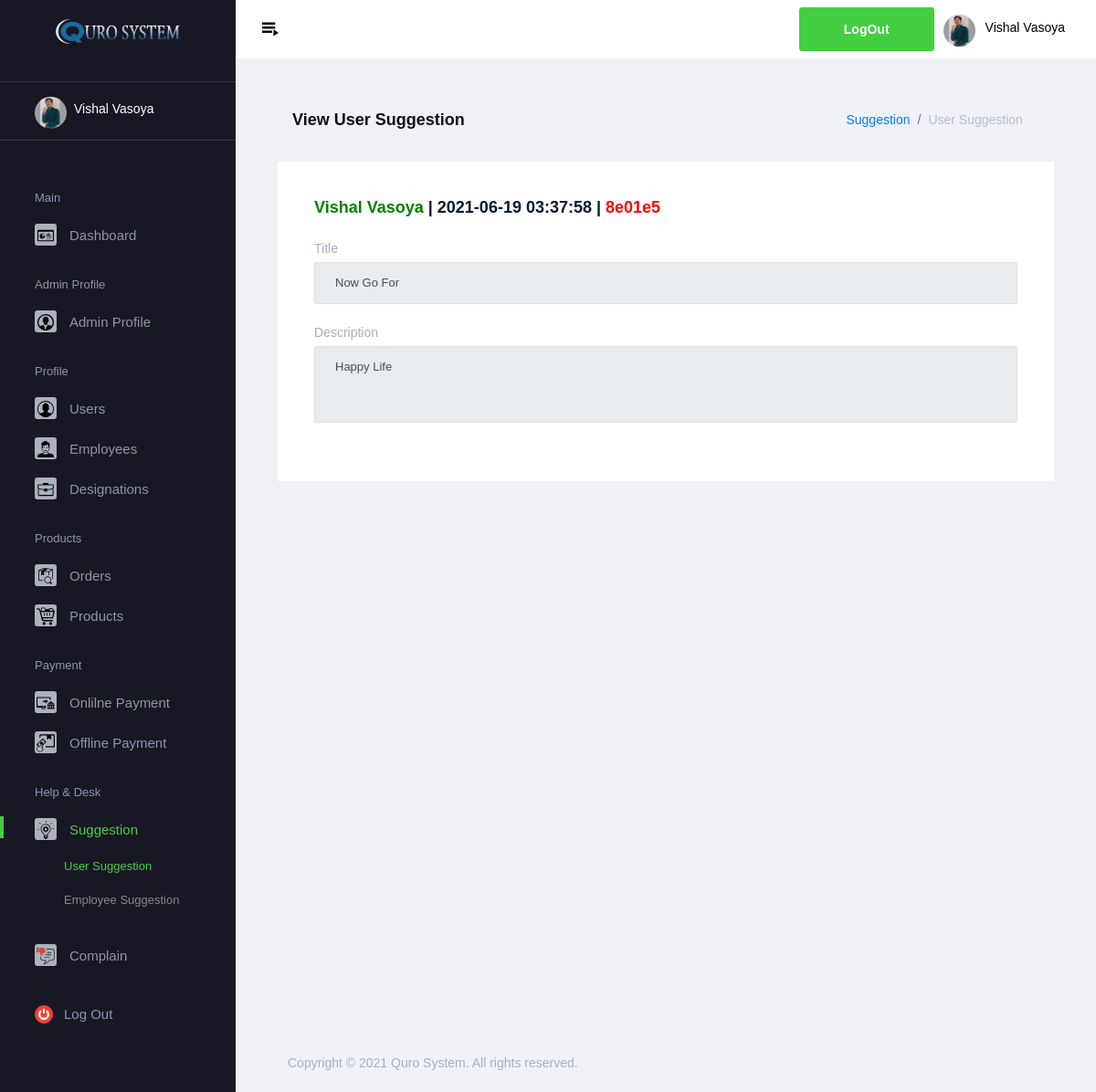
Page /qrsystem/admin/view_user_suggestion.php (signed in) on the committed database.
### tables this page shows
CREATE TABLE `suggestion` (
  `sid` varchar(25) NOT NULL,
  `stitle` varchar(100) NOT NULL,
  `sdesc` varchar(250) NOT NULL,
  `img` varchar(200) DEFAULT NULL,
  `id` varchar(30) NOT NULL,
  `name` varchar(40) NOT NULL,
  `email` varchar(50) NOT NULL,
  `mno` varchar(15) NOT NULL,
  `desig` varchar(50) NOT NULL,
  `stamp` timestamp NOT NULL DEFAULT current_timestamp()
);

### qrsystem/admin/view_user_suggestion.php (the view, shortened to what this page needs)
<?php
include "../../conn.php";
?>
<!DOCTYPE html>
<html lang="en">
<head>
    <link rel="stylesheet" href="../../assets/vendors/mdi/css/materialdesignicons.min.css">
    <link rel="stylesheet" href="../../assets/vendors/flag-icon-css/css/flag-icon.min.css">
    <link rel="stylesheet" href="../../assets/vendors/css/vendor.bundle.base.css">
    <link rel="stylesheet" href="../../assets/css/demo_1/style.css">
</head>
<body>
    <div class="container-scroller">
        <?php
    if(isset($_SESSION['aname']) && isset($_SESSION['aid']) && isset($_SESSION['aemail']) && isset($_SESSION['aimg']))
    {
        include "themes/header.php";
    }
    else
    {
        header("location:../../login.php");
    }
    ?>
        <div class="container-fluid page-body-wrapper">
            <?php
    if(isset($_SESSION['aname']) && isset($_SESSION['aid']) && isset($_SESSION['aemail']) && isset($_SESSION['aimg']))
    {
        include "themes/sidebar.php";
    }
    else
    {
        header("location:../../login.php");
    }
    ?>
            <div class="main-panel">
                <div class="content-wrapper">
                    <div class="page-header">
                        <h3 class="page-title">View User Suggestion</h3>
                        <nav aria-label="breadcrumb">
                            <ol class="breadcrumb">
                                <li class="breadcrumb-item"><a href="#">Suggestion</a></li>
                                <li class="breadcrumb-item active" aria-current="page">User Suggestion</li>
                            </ol>
                        </nav>
                    </div>
                    <div class="row">
                        <?php
            if(isset($_SESSION['aname']) && isset($_SESSION['aid']) && isset($_SESSION['aemail']) && isset($_SESSION['aimg']))
            {
                $q1="select * from suggestion where desig='USER'";
                if($r1=mysqli_query($conn,$q1))
                {
                    while($num=mysqli_fetch_assoc($r1))
                    {
                        echo '
                        <div class="col-12 grid-margin stretch-card">
                        <div class="card">
                          <div class="card-body">
                            <h4 class="card-title"><font style="color:green">'.$num['name'].'</font>  |  '.$num['stamp'].' | <font color="red">' .$num['sid'].'</font></h4>
                              <div class="form-group">
                                <label for="exampleInputPassword4">Title</label>
                                <input type="text" class="form-control" id="title" name="title" value="'.$num['stitle'].'" disabled>
                              </div>
                              <div class="form-group">
                                <label for="exampleTextarea1">Description</label>
                                <textarea class="form-control" id="desc" name="desc" rows="4" disabled>'.$num['sdesc'].'</textarea>
                              </div>
                          </div>
                        </div>
                      </div>
                    ';
                    }
                }
            }
             ?>
                    </div>
                </div>
                <?php include "../../footer.php"; ?>
            </div>
        </div>
    </div>
</body>
</html>

### rows in the picture
suggestion: name "Vishal Vasoya", stamp "2021-06-19 03:37:58", sid "8e01e5", title "Now Go For", desc "Happy Life"

### other values in the picture
$_SESSION['aname'] "Vishal Vasoya"
